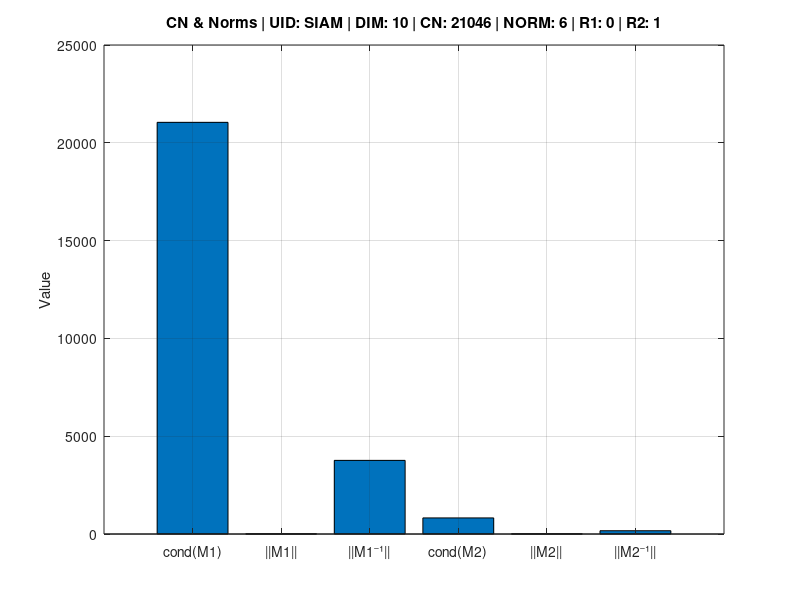

Reproduce this figure in MATLAB. (Note: this script raises an error after producing the figure.)

% ---------------------------------------------------------------
% Author: Raul E. Garcia

% Script: cndStructureFunction_FULL_PLOTS_ALL_UPDATEDV4_ONE_RUN.m
% UPDATED: 9/21/25 REG
% Purpose: Full matrix decomposition + all plots in one file
% Includes: Run prompt, titles with run#, cond#, norm, dim - ONE RUN 
% Random: Allows random number in a range - user defined - def is 0 to 1
% Verified: Matrix & submatricesa contents
% ---------------------------------------------------------------
clear; clc;

% === User Input Parameters ===
d=0;
% 
% SAMPLE
% prompt = {'Enter matrix size:','Enter colormap name:'};
% dlgtitle = 'Input';
% fieldsize = [1 45; 1 45];
% definput = {'20','hsv'};
% answer = inputdlg(prompt,dlgtitle,fieldsize,definput)

%using inputdlg(prompt,dlgtitle,fieldsize,definput)
prompt = {'Random Square Matrix size (dim): ','Max# of Trials (to find large matrices)','Min Condition Number: ','Max Condition Number: ','Min Matrix#','Max Matrix#','User Id or Run Id (5 chars):'};
dlgtitle = 'Input Theo 6.2 (Theorem 1 on SIAM Paper) Cond Numbers';
fieldsize = [ 1 70; 1 70; 1 70; 1 70;1 70;1 70;1 70;];
definput = {'10','10000000','10000','1000000','0','1','SIAM'};
answer = inputdlg(prompt,dlgtitle,fieldsize,definput)

d=str2double(answer{1})
%this to allow we have enough runs to find 1 valid matrix cond#
maxTrials=str2double(answer{2})
cnMin1= str2double(answer{3})
cnMax2= str2double(answer{4})
%this allows a range of random values
MinRandMatrixNum= str2double(answer{5})
MaxRandMatrixNum= str2double(answer{6})
userId = answer{7}

normType = 'fro' % Frobenius norm only

% === Unique Run ID and Save Folder ===
% timestamp = datestr(now,'yyyymmdd_HHMMSS');
% datestamp = datestr(now,'yyyymmdd');
% chartFolder = ['Theo62_Charts_' runID];
% if ~exist(chartFolder, 'dir')
%     mkdir(chartFolder);
% end

timestamp = datestr(now,'yyyymmdd_HHMMSS');
datestamp = datestr(now,'yymmdd');
runID = ['' datestamp]
chartFolder = ['Theo6_2_Charts_' userId '_' runID ];
if ~exist(chartFolder, 'dir')
    mkdir(chartFolder);
end
disp(['Charts will be saved in: ' chartFolder]);

%rn = a + (b-a).*rand(n,1)

foundLargeCn=false

r1=MinRandMatrixNum
r2=MaxRandMatrixNum

for x = 1:maxTrials

    md = rand(d);
    m = r1 + (r2-r1)*md

    cn = cond(m, 'fro');
  
    % Print real-time progress
    fprintf('Trial #%d: cond = %.3e\n', x, cn);
 
    if cn > cnMin1 && cn < cnMax2 
        foundLargeCn = true
        condMatrix = m;
        condNumber = cn;
        fprintf('\n>>> Found matrix on trial #%d\n', x);
        fprintf('Condition number: %.3e\n', condNumber);
        disp('Matrix preview (top-left 4x4):')
        format short
        if d>4 
          disp(condMatrix(1:4,1:4));
        end
        break;
    end
 end
 % Summary
 if ~foundLargeCn
    fprintf('\nNo matrix found with condition number > %.0f in %d trials.\n', large, trials);
 else
    fprintf('\nMatrix condMatrix found with condNumber = %.3e\n', condNumber);
 end


runs=1

    normType = 'fro' 
    % Frobenius norm only
   
    %  n+1=d = matrix dimension, below we generate the matrices
    M1 = condMatrix;   % An+1
    %M2 = condMatrix;   % An

    % next we load the submatrix M1 also into the 2nd larger matrix M2
    M2(1:d-1,1:d-1) = M1(1:d-1,1:d-1); % that is M1 is contained in M2 

    % compute each matrix inverses for A
    M1i = inv(M1);
    M2i = inv(M2);
   

    % the edge vecntors for M2  
     % the edge vecntors for M2  
    V1 = M1(1:d-1,d);
    V2 = M1(d,1:d-1);
   % the edge vecntors for M2  
    % V1 = M2(1:d,d+1);
    % V2 = M2(d+1,1:d);

    % the prod of V1 and V2 a nxn matrix
    VX = V1 * V2;

    % the all important constants: k0, b0 (last diagonal in An+1, and m0) 
    k0 = V2 * M2i * V1
    b0 = M1(d,d)
    m0 = 1 / (b0 - k0)

    % Identity nxn matrix for Ln
    I = eye(d-1);
    % The inverse of An times Ln matrix into L1
    L1 = M2i * (I + m0 * VX * M2i);

    % Interemediate matrices related to edge vectors and the inverse 
    F1 = M2i * V1;
    F2 = V2 * M2i;

    format shortG %MAKE TITLES SHORTER & CLEAR

    % === Scalars & Chart Title Metadata ===
    condM1 = cond(M1,normType) %Frobenius norm
    normM1 = norm(M1,normType) %Frobenius norm

    titleInfo = ['UID: ' num2str(userId) ...
                 ' | DIM: ' num2str(d) ...
                 ' | CN: ' num2str(condM1,'%.0f') ...
                 ' | NORM: ' num2str(normM1,'%.0f') ...
                 ' | R1: ' num2str(r1,'%.0f') ...    
                 ' | R2: ' num2str(r2,'%.0f') ... 
                 ];

    % titleInfo = ['Run#' num2str(ix) ' | ' runID ...
    %     ' | dim: ' num2str(d) ...
    %     ' | cond(M1): ' num2str(condM1, '%.2e') ...
    %     ' | ||M1||: ' num2str(normM1, '%.2e')];
    % === Scalar Bar Plot ===
    scalars = [condM1, normM1, norm(M1i,normType), ...
               cond(M2,normType), norm(M2,normType), norm(M2i,normType)];
    scalars2 = [k0, b0, m0 ];
    
    labels = {'cond(M1)','||M1||','||M1⁻¹||','cond(M2)','||M2||','||M2⁻¹||'};
    
    ix=1;

    figure;

    bar(scalars); title(['CN & Norms | ' titleInfo]); ylabel('Value');
    grid on
    set(gca, 'XTick', 1:numel(labels), 'XTickLabel', labels, 'XTickLabelRotation', 45);
    text(1:numel(scalars), scalars, compose('%.0f', scalars), 'Rotation',90, ...
        'VerticalAlignment','bottom','HorizontalAlignment','center','FontSize',8);
    saveas(gcf, fullfile(chartFolder, ['Scalars_' num2str(ix) '.png'])); 
    
    % main scalars 
    labels = {'k0','b0','m0'};
    figure;
    bar(scalars2); title(['Matrix Scalars | ' titleInfo]); ylabel('Value');
    grid on
    set(gca, 'XTick', 1:numel(labels), 'XTickLabel', labels, 'XTickLabelRotation', 45);
    text(1:numel(scalars), scalars, compose('%.2e', scalars), 'Rotation',90, ...
        'VerticalAlignment','bottom','HorizontalAlignment','center','FontSize',8);
    saveas(gcf, fullfile(chartFolder, ['Scalars_' num2str(ix) '.png'])); 

    % === Matrix Line Plots ===
    figure; plot(M1'); title(['M1 Rows | ' titleInfo]);
    grid on
    saveas(gcf, fullfile(chartFolder, ['M1_' num2str(ix) '.png'])); 

    figure; plot(M1i'); title(['M1 Inverse | ' titleInfo]);
    grid on
    saveas(gcf, fullfile(chartFolder, ['M1i_' num2str(ix) '.png']));

    figure; plot(M2'); title(['M2 Rows | ' titleInfo]);
    grid on
    saveas(gcf, fullfile(chartFolder, ['M2_' num2str(ix) '.png'])); 

    figure; plot(M2i'); title(['M2 Inverse | ' titleInfo]);
    grid on
    saveas(gcf, fullfile(chartFolder, ['M2i_' num2str(ix) '.png']));

    % === Edge Vectors ===
    figure; plot(V1, 'b-o'); hold on; plot(V2, 'r-*');
    grid on
    title(['V1 and V2 | ' titleInfo]); legend('V1','V2');
    saveas(gcf, fullfile(chartFolder, ['V1V2_' num2str(ix) '.png']));

    % === VX Matrix ===
    figure; imagesc(VX); colorbar;
    title(['V1xV2^T | ' titleInfo]);
    saveas(gcf, fullfile(chartFolder, ['VX_' num2str(ix) '.png'])); 

    % === L1 ===
    figure; plot(L1'); title(['L1 Rows | ' titleInfo]);
    grid on
    saveas(gcf, fullfile(chartFolder, ['L1_' num2str(ix) '.png'])); 

    % === F1, F2 Vectors ===
    figure; plot(F1, 'b'); hold on; plot(F2', 'r');
    grid on
    legend('F1-M1i*V1;','F2-V2*M1i'); title(['F1 and F2 | ' titleInfo]);
    saveas(gcf, fullfile(chartFolder, ['F1F2_' num2str(ix) '.png']));

    disp(['Matrix ' num2str(ix) ' completed.']);


disp(['All charts saved to folder: ' chartFolder]);
